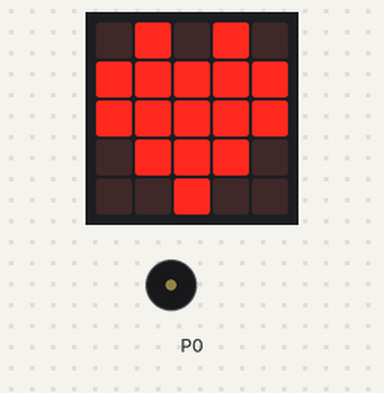
Simulated run of this program. Board: BBC micro:bit (MakeCode). Parts: the board's 5×5 LED display, buzzer (waves = sounding).

Above: at 4.1 s.
At 9.9 s:
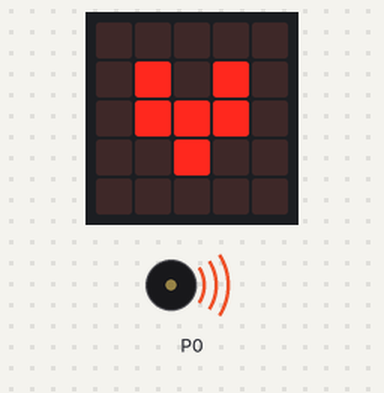
At 15.4 s:
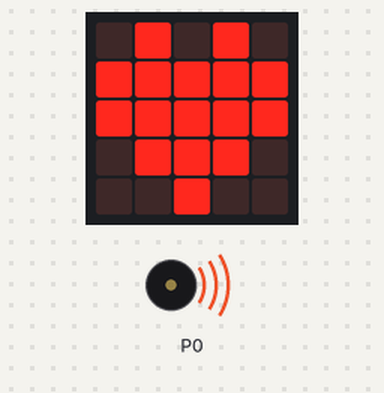
At 30.2 s:
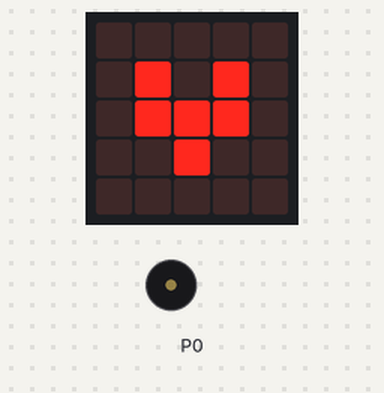
Timing chart, 0 to 40.0 s (numbered marks = the images above):
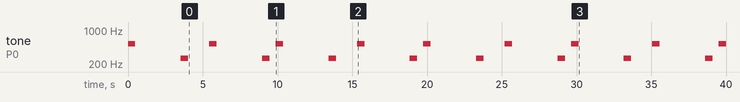

The program:

main.ts
```typescript
basic.forever(function () {
    for (let index = 0; index < 20; index++) {
        music.playMelody("C5 - - - - - - C ", 120)
        basic.showLeds(`
            . # . # .
            # # # # #
            # # # # #
            . # # # .
            . . # . .
            `)
        basic.pause(1000)
        music.playMelody("C5 - - - - - - C ", 120)
        basic.showLeds(`
            . . . . .
            . # . # .
            . # # # .
            . . # . .
            . . . . .
            `)
    }
})
```

test.ts
```typescript
// aquí va el archivo "tests"; esto no se compilará cuando este paquete se utilice como una extensión.
```

Measured:
- by itself, tone on P0: repeats every 9.9 s: silent 3.0 s, 262 Hz 0.50 s, silent 1.4 s, 523 Hz 0.50 s, silent 3.0 s, 262 Hz 0.50 s, silent 0.41 s, 523 Hz 0.50 s
- what the display in image 0 shows lasts 5.5 s, from 4.0 s to 9.5 s
- what the display in image 1 shows lasts 4.4 s, from 9.5 s to 13.9 s
